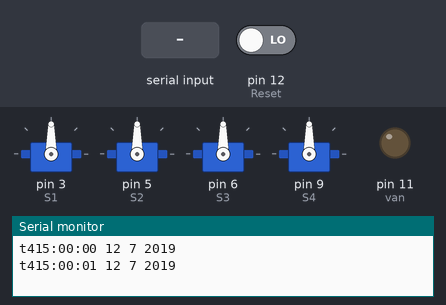
This sketch was run on a simulated Arduino Uno, built with avr-gcc and run on an emulated ATmega328P. On the bench: 4 × servo, output pins drawn as LEDs (lit = HIGH), the last lines printed to the serial monitor. Wiring (inferred from the names in the program): DS1307 clock at I2C address 0x68. The inputs (shaded band) are chosen by the test bench; at power-on: pin 12 (Reset) LOW. The local clock reads 2024-03-15 10:24:30 at power-on unless the sketch sets it.

Above: at 2.0 s.
2.1 s: "90,45\n" received over Serial
At 6.16 s:
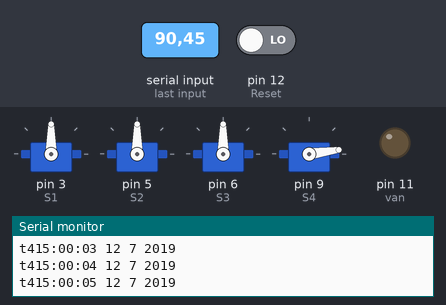
6.3 s: pin 12 (Reset) driven HIGH
At 10.5 s:
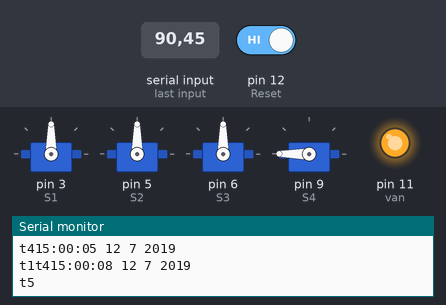
Timing chart, 0 to 13.2 s (numbered marks = the images above; inputs shaded):
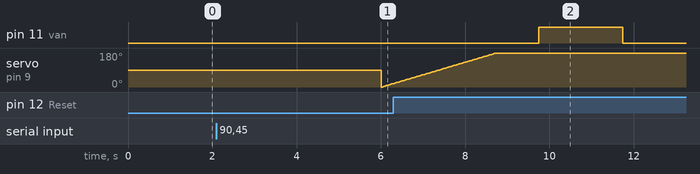

The sketch:

NanoGieoHat.ino
```cpp
#include <Servo.h>
#include <Wire.h>

/* Địa chỉ của DS1307 */
const byte DS1307 = 0x68;
/* Số byte dữ liệu sẽ đọc từ DS1307 */
const byte NumberOfFields = 7;

/* khai báo các biến thời gian */
int second, minute, hour, day, wday, month, year;

#define S1  	3
#define S2  	5
#define S3  	6
#define S4  	9
#define Reset   12
#define van     11

Servo Servo1;
Servo Servo2;
Servo Servo3;
Servo Servo4;

int pos1, pos2, pos3, pos4;
int Receive;

void readDS1307()
{
  Wire.beginTransmission(DS1307);
  Wire.write((byte)0x00);
  Wire.endTransmission();
  Wire.requestFrom(DS1307, NumberOfFields);
  second = bcd2dec(Wire.read() & 0x7f);
  minute = bcd2dec(Wire.read() );
  hour   = bcd2dec(Wire.read() & 0x3f); // chế độ 24h.
  wday   = bcd2dec(Wire.read() );
  day    = bcd2dec(Wire.read() );
  month  = bcd2dec(Wire.read() );
  year   = bcd2dec(Wire.read() );
  year += 2000;
}
/* Chuyển từ format BCD (Binary-Coded Decimal) sang Decimal */
int bcd2dec(byte num)
{
  return ((num/16 * 10) + (num % 16));
}
/* Chuyển từ Decimal sang BCD */
int dec2bcd(byte num)
{
  return ((num/10 * 16) + (num % 10));
}

void Nothing()
{
  //Do nothing
}

void Hen_Gio()
{
  if(((hour == 3) && (minute == 0)) || ((hour == 7) && (minute == 0)) || ((hour == 11) && (minute == 0)) || ((hour == 15) && (minute == 0)) || ((hour == 19) && (minute == 0)) || ((hour == 23) && (minute == 0)))
  {
    Serial.print('t');
    Serial.print('4');
    Nothing();
  }
}
/* cài đặt thời gian cho DS1307 */
void setTime(byte hr, byte min, byte sec, byte wd, byte d, byte mth, byte yr)
{
  Wire.beginTransmission(DS1307);
  Wire.write(byte(0x00)); // đặt lại pointer
  Wire.write(dec2bcd(sec));
  Wire.write(dec2bcd(min));
  Wire.write(dec2bcd(hr));
  Wire.write(dec2bcd(wd)); // day of week: Sunday = 1, Saturday = 7
  Wire.write(dec2bcd(d));
  Wire.write(dec2bcd(mth));
  Wire.write(dec2bcd(yr));
  Wire.endTransmission();
}

void digitalClockDisplay(){
    // digital clock display of the time
    Serial.print(hour);
    printDigits(minute);
    printDigits(second);
    Serial.print(" ");
    Serial.print(day);
    Serial.print(" ");
    Serial.print(month);
    Serial.print(" ");
    Serial.print(year);
    Serial.println();
}

void printDigits(int digits){
    // các thành phần thời gian được ngăn chách bằng dấu :
    Serial.print(":");

    if(digits < 10)
        Serial.print('0');
    Serial.print(digits);
}


void setup()
{
  Wire.begin();
  setTime(15, 0, 0, 6, 12, 7, 19); // 11:17:00 T5 04-07-2019
  Serial.begin(9600);
  pinMode(Reset, INPUT);
  digitalWrite(Reset, LOW);
  pinMode(van, OUTPUT);
  digitalWrite(van, LOW);
  Servo1.attach(S1);
  Servo2.attach(S2);
  Servo3.attach(S3);
  Servo4.attach(S4);
}

void loop()
{
   /* Đọc dữ liệu của DS1307 */
  readDS1307();
  Hen_Gio();
  digitalClockDisplay();
  delay(1000);

  if (digitalRead(Reset) == HIGH)
  {
	  Serial.print('t');
    Serial.print('5');
  }

  if (Serial.available() > 0)
  {
    Receive = Serial.read() - 48;
    if (Receive == 1)
    {
      for (pos1 = 0; pos1 <= 180; pos1 += 1)
      {
        Servo1.write(pos1);
        delay(15);
      }
		  Serial.print('t');
      Serial.print('1');
    }
    else if (Receive == 2)
    {
      for (pos2 = 0; pos2 <= 180; pos2 += 1)
      {
        Servo2.write(pos2);
        delay(15);
      }
      Serial.print('t');
      Serial.print('1');
    }
    else if (Receive == 3)
    {
      for (pos3 = 0; pos3 <= 180; pos3 += 1)
      {
        Servo3.write(pos3);
        delay(15);
      }
    	Serial.print('t');
    	Serial.print('1');
    }
    else if (Receive == 4)
    {
      for (pos4 = 0; pos4 <= 180; pos4 += 1)
      {
        Servo4.write(pos4);
        delay(15);
      }
    	Serial.print('t');
      Serial.print('1');
    }
	  else if (Receive == 5)
	  {
  		digitalWrite(van, HIGH);
  		delay(2000);
  		digitalWrite(van, LOW);
      delay(1500);
  		Serial.print('t');
  		Serial.print('3');
	  }
	  else if (Receive == 7)
	  {
  		digitalWrite(van, HIGH);
  		delay(2000);
  		digitalWrite(van, LOW);
      delay(1500);
  		Serial.print('t');
  		Serial.print('2');
	  }
  }
}
```
